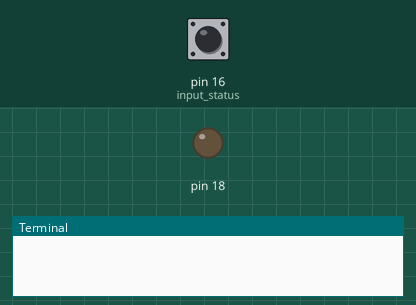
This program was run on a simulated Raspberry Pi (header pin numbers). On the bench: output pins drawn as LEDs (lit = HIGH), the last lines printed to the terminal. The inputs (shaded band) are chosen by the test bench; at power-on: pin 16 (input_status) LOW.

Above: at 1.2 s.
1.3 s: pin 16 (input_status) pulled HIGH for 0.15 s
At 1.4 s:
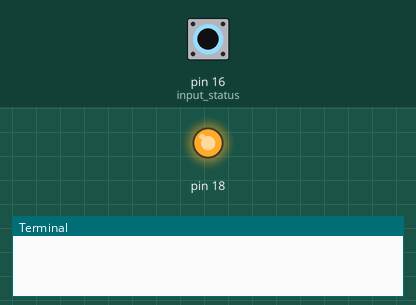
3.0 s: pin 16 (input_status) pulled HIGH for 3.2 s
At 7.2 s:
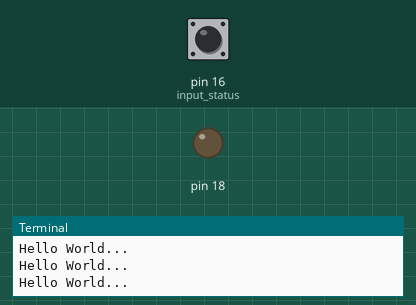
Timing chart, 0 to 8.7 s (numbered marks = the images above; inputs shaded):
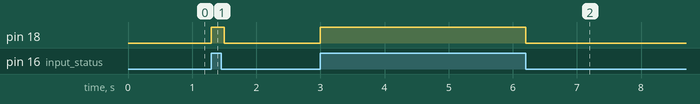

Measured:
- after the input at 1.3 s, pin 18: LOW → HIGH at once, → LOW 0.20 s later
- after the input at 3.0 s, pin 18: LOW → HIGH at once, → LOW 3.2 s later

The program:

gpio.py
```python
import RPi.GPIO as GPIO
import time
GPIO.setmode(GPIO.BOARD)
GPIO.setup(18,GPIO.OUT)
GPIO.setup(16,GPIO.IN,pull_up_down=GPIO.PUD_DOWN)
try:
    while(1):
        input_status=GPIO.input(16)
        if input_status==True:
            GPIO.output(18,1)
            time.sleep(.2)
            print('Hello World...')
        else:
            GPIO.output(18,0)
except:
    GPIO.cleanup()
```
